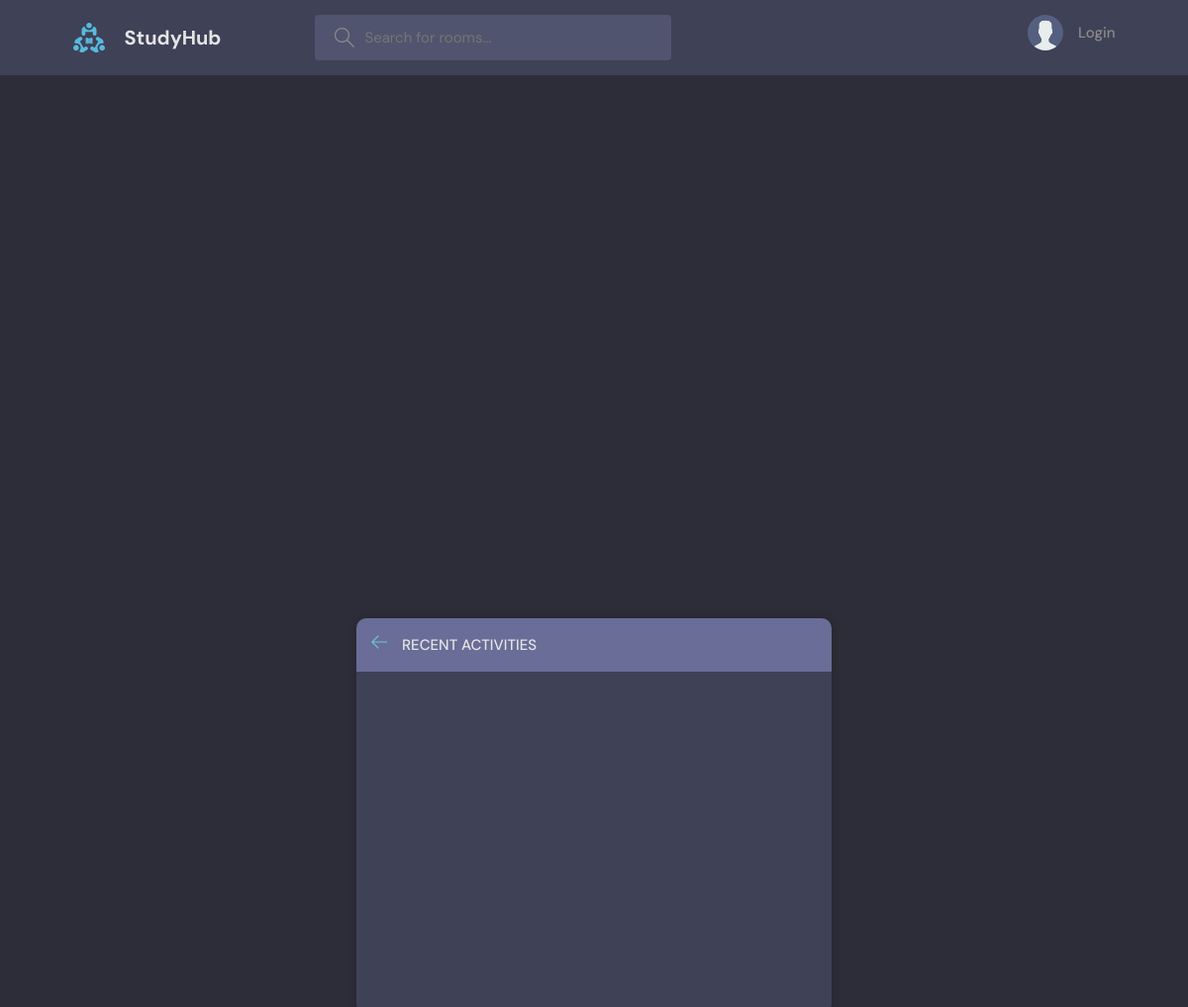
Before: /activity with the older database file.
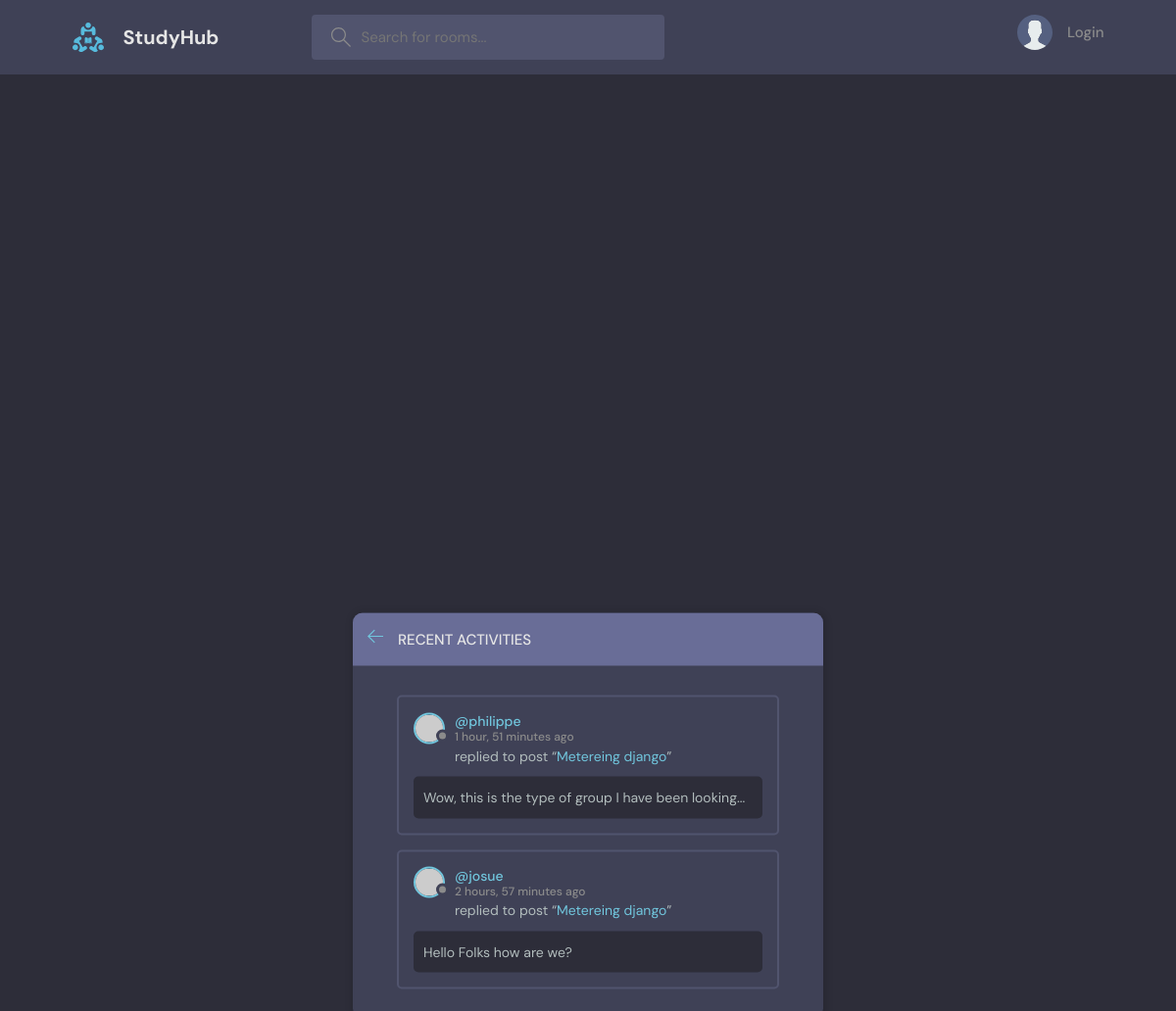
After: the same page with the newer database file.
### base/models.py (models this page shows, shortened)
class Message(models.Model):
    user = models.ForeignKey(User, on_delete=models.CASCADE)
    room = models.ForeignKey(Room, on_delete=models.CASCADE)
    body = models.TextField()
    updated = models.DateTimeField(auto_now=True)
    created = models.DateTimeField(auto_now_add=True)
    class Meta:
        ordering = ["-updated", "-created"]
    def __str__(self):
        if len(self.body) > 50:
            return  self.body[0:50] + '...'
        return self.body

class User(AbstractUser):
    username = models.CharField(max_length=50, unique=True)
    email = models.EmailField(unique=True)
    bio = models.TextField(blank=True, null=True)
    avatar = models.ImageField(default='avatar.svg', null=True)
    USERNAME_FIELD = 'email'
    REQUIRED_FIELDS = ['username']
    def __str__(self):
        return self.username

class Room(models.Model):
    host = models.ForeignKey(User, on_delete=models.SET_NULL, null=True)
    topic = models.ForeignKey(Topic, on_delete=models.SET_NULL, null=True)
    name = models.CharField(max_length=200)
    description = models.TextField(null=True, blank=True)
    participants = models.ManyToManyField(User, related_name='participants')
    updated = models.DateTimeField(auto_now=True)
    created = models.DateTimeField(auto_now_add=True)
    class Meta:
        ordering = ["-updated", "-created"]

### base/views.py (the view)
# urls.py: path('activity', activityPage, name="activity"),
def activityPage(request):
    room_messages = Message.objects.all()
    context = {
        "room_messages": room_messages,
    }
    return render(request, 'base/pages/activity.html', context)

### base/templates/base/pages/activity.html (shortened to what this page needs)
{% include 'main.html' %}
{% block content %}
<main class="layout">
  <div class="container ">
    <div class="layout__box activities-page">
      <div class="layout__boxHeader">
        <div class="layout__boxTitle">
          <a href="{{ request.META.HTTP_REFERER }}">
            <svg
              version="1.1"
              xmlns="http://www.w3.org/2000/svg"
              width="32"
              height="32"
              viewBox="0 0 32 32"
            >
              <title>arrow-left</title>
              <path
                d="M13.723 2.286l-13.723 13.714 13.719 13.714 1.616-1.611-10.96-10.96h27.625v-2.286h-27.625l10.965-10.965-1.616-1.607z"
              ></path>
            </svg>
          </a>
          <h3>Recent Activities</h3>
        </div>
      </div>
      <div class=" layout__body">
        {% for message  in room_messages%}
        <div class="activities__box">
          <div class="activities__boxHeader roomListRoom__header">
            <a href="profile.html" class="roomListRoom__author">
              <div class="avatar avatar--small">
                <img src="https://randomuser.me/api/portraits/women/11.jpg" />
              </div>
              <p>
                @{{ message.user }}
                <span>{{ message.updated|timesince }} ago</span>
              </p>
            </a>
          </div>
          <div class="activities__boxContent">
            <p>
              replied to post “<a href="room.html"
                >{{ message.room.name }}</a
              >”
            </p>
            <div class="activities__boxRoomContent">
              {{ message }}
            </div>
          </div>
        </div>
        {% endfor %}
      </div>
    </div>
  </div>
</main>
{% endblock %}

### templates/main.html (shortened to what this page needs)
<!DOCTYPE html>
{% load static %}
<html lang="en">
  <head>
    <link rel="stylesheet" href="{% static 'styles/style.css' %}" />
  </head>
  <body>
    {% include 'navbar.html' %}
  </body>
</html>

### templates/navbar.html (shortened to what this page needs)
{% load static%}
<header class="header header--loggedIn">
  <div class="container">
    <a href="/" class="header__logo">
      <img src="{% static 'images/logo.svg' %}" />
      <h1>StudyHub</h1>
    </a>
    <form class="header__search" method="GET" action="{% url 'home' %}">
      <label>
        <input type="text" name="q" placeholder="Search for rooms..." />
      </label>
    </form>
    <nav class="header__menu">
      {% if request.user.is_authenticated %}
      <div class="header__user">
        <a href="{% url 'user-profile' request.user.id %}">
          <div class="avatar avatar--medium active">
            <img src="{{ request.user.avatar.url }}" />
          </div>
          <p>
            {% if request.user.get_full_name %}
              {{ request.user.get_full_name }}
            {% else %}
              {{ request.user.username }}
            {% endif %}
            <span>@{{ request.user.username }}</span>
          </p>
        </a>
        <button class="dropdown-button">
          <svg
            version="1.1"
            xmlns="http://www.w3.org/2000/svg"
            width="32"
            height="32"
            viewBox="0 0 32 32"
          >
            <title>chevron-down</title>
            <path d="M16 21l-13-13h-3l16 16 16-16h-3l-13 13z"></path>
          </svg>
        </button>
      </div>
      {% else %}
      <a href="{% url 'login' %}">
        <img src="{% static 'images/avatar.svg' %}" />
        <p>Login</p>
      </a>
      {% endif %}
    </nav>
  </div>
</header>

### static/styles/style.css (style rules this page uses)
:root { --color-main: #71c6dd; --color-main-light: #e1f6fb; --color-dark: #3f4156; --color-dark-medium: #51546e; --color-dark-light: #696d97; --color-light: #e5e5e5; --color-gray: #8b8b8b; --color-light-gray: #b2bdbd; --color-bg: #2d2d39; --color-success: #5dd693; --color-error: #fc4b0b; }
* { font-family: "DM Sans", -apple-system, BlinkMacSystemFont, "Segoe UI", Roboto, Oxygen, Ubuntu, Cantarell, "Open Sans", "Helvetica Neue", sans-serif; margin: 0; padding: 0; box-sizing: border-box; text-rendering: optimizeLegibility; font-size: inherit; }
html { font-size: 56.25%; }
@media only screen and (min-width: 1200px) { html { font-size: 62.5%; } }
body { line-height: 1.6; font-weight: 400; font-size: 1.5rem; color: var(--color-light-gray); background-color: var(--color-bg); min-height: 100vh; }
img { width: 100%; }
a { display: inline-block; color: var(--color-main); text-decoration: none; }
.container { max-width: 120rem; width: 90%; margin: auto; }
.avatar { position: relative; display: inline-block; border-radius: 50%; border: 2px solid var(--color-main); }
.avatar img { display: block; border-radius: 50%; object-fit: cover; object-position: center; }
.avatar::after { content: ""; display: block; position: absolute; background-color: var(--color-gray); z-index: 111; border-radius: 50%; border: 0.3rem solid var(--color-dark); }
.avatar.avatar--small img { width: 2.8rem; height: 2.8rem; }
.avatar.avatar--small:after { width: 0.7rem; height: 0.7rem; bottom: 0px; right: -6px; }
.header { padding: 1.5rem; background-color: var(--color-dark); }
.header > .container { display: flex; gap: 9.5rem; }
.header__logo, .header__user { display: flex; gap: 2rem; align-items: center; }
.header__logo > img { height: 3.2rem; width: 3.2rem; }
.header__logo > h1 { font-weight: 700; font-size: 2rem; color: var(--color-light); }
.header__search > label { background-color: var(--color-dark-medium); padding: 1.3rem 1rem; display: flex; align-items: center; gap: 1rem; border-radius: 4px; }
.header__search svg { fill: var(--color-gray); width: 2rem; height: 2rem; margin-left: 1rem; }
.header__search input { width: 30rem; background: transparent; border: none; outline: none; color: var(--color-light); }
.header__menu { margin-left: auto; position: relative; }
.header__menu a { display: flex; gap: 1.5rem; align-items: center; font-weight: 500; text-decoration: none; color: var(--color-gray); }
.header__menu img { height: 3.6rem; }
.header__menu p { line-height: 1.2; }
.layout { margin-top: 2.4rem; }
.layout > .container { display: flex; justify-content: space-between; align-items: flex-start; }
.layout__box { width: 90%; max-width: 48rem; min-height: 40rem; position: absolute; top: 50%; left: 50%; transform: translate(-50%, -46%); background-color: var(--color-dark); border-radius: 1rem; box-shadow: 1px 1px 6px 3px rgba(0, 0, 0, 0.1); overflow: hidden; }
.layout__boxHeader { display: flex; padding: 1.5rem; background-color: var(--color-dark-light); }
.layout__boxTitle { display: flex; gap: 1.5rem; align-items: center; }
.layout__boxTitle h3 { text-transform: uppercase; font-weight: 500; color: var(--color-light); }
.layout__boxTitle svg { width: 1.6rem; height: 1.6rem; fill: var(--color-main); }
.layout__body { margin: 3rem; }
.roomListRoom__header { display: flex; justify-content: space-between; align-items: center; }
.roomListRoom__author { font-weight: 500; display: flex; align-items: center; gap: 1rem; }
.activities__box { margin: 1.5rem; padding: 1.5rem; border: 2px solid var(--color-dark-medium); border-radius: 5px; }
.activities__boxHeader p { font-size: 1.4rem; line-height: 1.3; }
.activities__boxHeader p span { color: var(--color-gray); font-size: 1.2rem; display: block; }
.activities__boxContent { margin-left: 4.2rem; }
.activities__boxContent { font-size: 1.4rem; }
.activities__boxRoomContent { background: var(--color-bg); padding: 1rem; border-radius: 5px; margin-top: 1rem; margin-left: -4.2rem; }
.activities-page { margin-top: 30rem; }

Changed rows visible on the page:
added Message: user "philippe", updated "1 hour, 51 minutes", room.name "Metereing django", body "Wow, this is the type of group I have been looking..."
added Message: user "josue", updated "2 hours, 57 minutes", room.name "Metereing django", body "Hello Folks how are we?"
